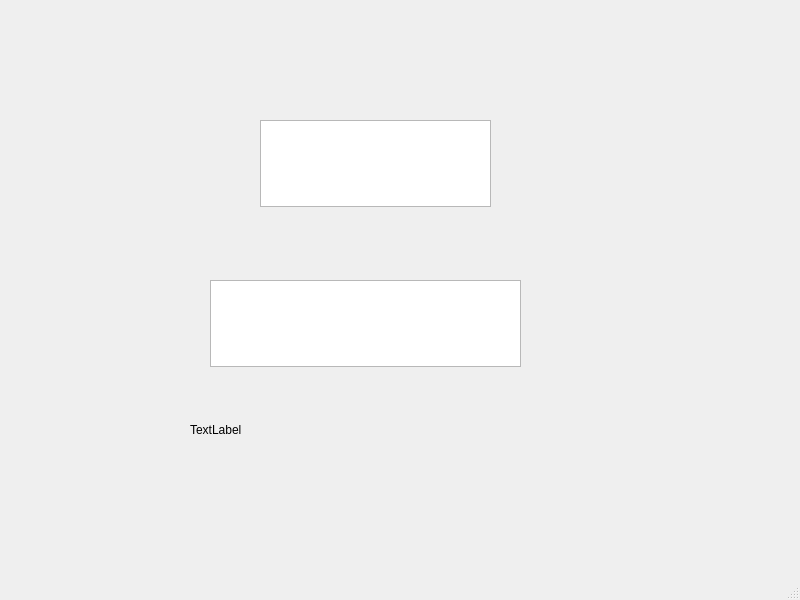
<?xml version="1.0" encoding="UTF-8"?>
<ui version="4.0">
 <class>MainWindow</class>
 <widget class="QMainWindow" name="MainWindow">
  <property name="geometry">
   <rect>
    <x>0</x>
    <y>0</y>
    <width>800</width>
    <height>600</height>
   </rect>
  </property>
  <property name="windowTitle">
   <string>MainWindow</string>
  </property>
  <widget class="QWidget" name="centralwidget">
   <widget class="QPlainTextEdit" name="yazialani">
    <property name="geometry">
     <rect>
      <x>260</x>
      <y>120</y>
      <width>231</width>
      <height>87</height>
     </rect>
    </property>
   </widget>
   <widget class="QTextEdit" name="textEdit">
    <property name="geometry">
     <rect>
      <x>210</x>
      <y>280</y>
      <width>311</width>
      <height>87</height>
     </rect>
    </property>
   </widget>
   <widget class="QLabel" name="label">
    <property name="geometry">
     <rect>
      <x>190</x>
      <y>420</y>
      <width>251</width>
      <height>20</height>
     </rect>
    </property>
    <property name="text">
     <string>TextLabel</string>
    </property>
   </widget>
  </widget>
  <widget class="QMenuBar" name="menubar">
   <property name="geometry">
    <rect>
     <x>0</x>
     <y>0</y>
     <width>800</width>
     <height>26</height>
    </rect>
   </property>
  </widget>
  <widget class="QStatusBar" name="statusbar"/>
 </widget>
 <resources/>
 <connections/>
</ui>
